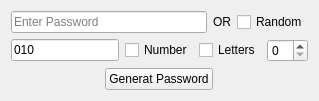
            <widget class="QWidget" name="page_change_password">
             <layout class="QGridLayout" name="gridLayout_2">
              <item row="0" column="0">
               <widget class="QLineEdit" name="lineEdit_password">
                <property name="text">
                 <string/>
                </property>
                <property name="placeholderText">
                 <string>Enter Password</string>
                </property>
               </widget>
              </item>
              <item row="0" column="1">
               <widget class="QLabel" name="label_36">
                <property name="text">
                 <string>OR</string>
                </property>
               </widget>
              </item>
              <item row="0" column="2">
               <widget class="QCheckBox" name="checkBox_password">
                <property name="text">
                 <string>Random</string>
                </property>
               </widget>
              </item>
              <item row="1" column="0" colspan="3">
               <widget class="QWidget" name="widget_Password" native="true">
                <layout class="QVBoxLayout" name="verticalLayout">
                 <property name="leftMargin">
                  <number>0</number>
                 </property>
                 <property name="topMargin">
                  <number>0</number>
                 </property>
                 <property name="rightMargin">
                  <number>0</number>
                 </property>
                 <property name="bottomMargin">
                  <number>0</number>
                 </property>
                 <item>
                  <widget class="QWidget" name="widget_7" native="true">
                   <layout class="QHBoxLayout" name="horizontalLayout_6">
                    <property name="leftMargin">
                     <number>0</number>
                    </property>
                    <property name="topMargin">
                     <number>0</number>
                    </property>
                    <property name="rightMargin">
                     <number>0</number>
                    </property>
                    <property name="bottomMargin">
                     <number>0</number>
                    </property>
                    <item>
                     <widget class="QLineEdit" name="lineEdit_4">
                      <property name="text">
                       <string>010</string>
                      </property>
                     </widget>
                    </item>
                    <item>
                     <widget class="QCheckBox" name="checkBox_4">
                      <property name="text">
                       <string>Number</string>
                      </property>
                     </widget>
                    </item>
                    <item>
                     <widget class="QCheckBox" name="checkBox_5">
                      <property name="text">
                       <string>Letters</string>
                      </property>
                     </widget>
                    </item>
                    <item>
                     <widget class="QSpinBox" name="spinBox">
                      <property name="minimum">
                       <number>0</number>
                      </property>
                     </widget>
                    </item>
                   </layout>
                  </widget>
                 </item>
                 <item alignment="Qt::AlignHCenter">
                  <widget class="QPushButton" name="Generat_Password_2">
                   <property name="text">
                    <string>Generat Password</string>
                   </property>
                  </widget>
                 </item>
                </layout>
               </widget>
              </item>
             </layout>
            </widget>
